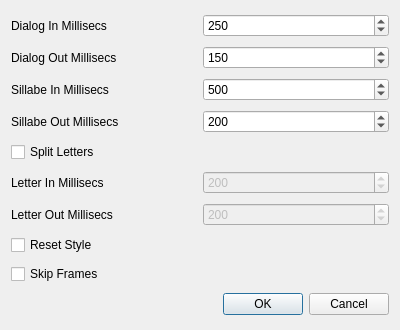
<?xml version="1.0" encoding="UTF-8"?>
<ui version="4.0">
 <class>DEffect</class>
 <widget class="QDialog" name="DEffect">
  <property name="geometry">
   <rect>
    <x>0</x>
    <y>0</y>
    <width>400</width>
    <height>330</height>
   </rect>
  </property>
  <property name="windowTitle">
   <string>Dialog</string>
  </property>
  <layout class="QVBoxLayout" name="verticalLayout">
   <item>
    <layout class="QHBoxLayout" name="horizontalLayout">
     <item>
      <widget class="QLabel" name="label">
       <property name="text">
        <string>Dialog In Millisecs</string>
       </property>
      </widget>
     </item>
     <item>
      <widget class="QSpinBox" name="spinBox">
       <property name="maximum">
        <number>999999</number>
       </property>
       <property name="value">
        <number>250</number>
       </property>
      </widget>
     </item>
    </layout>
   </item>
   <item>
    <layout class="QHBoxLayout" name="horizontalLayout_2">
     <item>
      <widget class="QLabel" name="label_2">
       <property name="text">
        <string>Dialog Out Millisecs</string>
       </property>
      </widget>
     </item>
     <item>
      <widget class="QSpinBox" name="spinBox_2">
       <property name="maximum">
        <number>999999</number>
       </property>
       <property name="value">
        <number>150</number>
       </property>
      </widget>
     </item>
    </layout>
   </item>
   <item>
    <layout class="QHBoxLayout" name="horizontalLayout_3">
     <item>
      <widget class="QLabel" name="label_3">
       <property name="text">
        <string>Sillabe In Millisecs</string>
       </property>
      </widget>
     </item>
     <item>
      <widget class="QSpinBox" name="spinBox_3">
       <property name="maximum">
        <number>99999</number>
       </property>
       <property name="value">
        <number>500</number>
       </property>
      </widget>
     </item>
    </layout>
   </item>
   <item>
    <layout class="QHBoxLayout" name="horizontalLayout_4">
     <item>
      <widget class="QLabel" name="label_4">
       <property name="text">
        <string>Sillabe Out Millisecs</string>
       </property>
      </widget>
     </item>
     <item>
      <widget class="QSpinBox" name="spinBox_4">
       <property name="maximum">
        <number>999999</number>
       </property>
       <property name="value">
        <number>200</number>
       </property>
      </widget>
     </item>
    </layout>
   </item>
   <item>
    <widget class="QCheckBox" name="checkBox">
     <property name="toolTip">
      <string>This will make loading slow, use it only if needed.</string>
     </property>
     <property name="text">
      <string>Split Letters</string>
     </property>
    </widget>
   </item>
   <item>
    <layout class="QHBoxLayout" name="horizontalLayout_5">
     <item>
      <widget class="QLabel" name="label_6">
       <property name="text">
        <string>Letter In Millisecs</string>
       </property>
      </widget>
     </item>
     <item>
      <widget class="QSpinBox" name="spinBox_5">
       <property name="enabled">
        <bool>false</bool>
       </property>
       <property name="maximum">
        <number>999999</number>
       </property>
       <property name="value">
        <number>200</number>
       </property>
      </widget>
     </item>
    </layout>
   </item>
   <item>
    <layout class="QHBoxLayout" name="horizontalLayout_6">
     <item>
      <widget class="QLabel" name="label_5">
       <property name="text">
        <string>Letter Out Millisecs</string>
       </property>
      </widget>
     </item>
     <item>
      <widget class="QSpinBox" name="spinBox_6">
       <property name="enabled">
        <bool>false</bool>
       </property>
       <property name="maximum">
        <number>999999</number>
       </property>
       <property name="value">
        <number>200</number>
       </property>
      </widget>
     </item>
    </layout>
   </item>
   <item>
    <widget class="QCheckBox" name="checkBox_2">
     <property name="toolTip">
      <string>&lt;!DOCTYPE HTML PUBLIC &quot;-//W3C//DTD HTML 4.0//EN&quot; &quot;http://www.w3.org/TR/REC-html40/strict.dtd&quot;&gt;
&lt;html&gt;&lt;head&gt;&lt;meta name=&quot;qrichtext&quot; content=&quot;1&quot; /&gt;&lt;style type=&quot;text/css&quot;&gt;
p, li { white-space: pre-wrap; }
&lt;/style&gt;&lt;/head&gt;&lt;body style=&quot; font-family:'MS Shell Dlg 2'; font-size:7.8pt; font-weight:400; font-style:normal;&quot;&gt;
&lt;p style=&quot; margin-top:0px; margin-bottom:0px; margin-left:0px; margin-right:0px; -qt-block-indent:0; text-indent:0px;&quot;&gt;&lt;span style=&quot; font-size:8pt;&quot;&gt;This can introduce errors on some effects.&lt;/span&gt;&lt;/p&gt;
&lt;p style=&quot; margin-top:0px; margin-bottom:0px; margin-left:0px; margin-right:0px; -qt-block-indent:0; text-indent:0px;&quot;&gt;&lt;span style=&quot; font-size:8pt;&quot;&gt;But can speed up kafx a little, use only if needed.&lt;/span&gt;&lt;/p&gt;&lt;/body&gt;&lt;/html&gt;</string>
     </property>
     <property name="text">
      <string>Reset Style</string>
     </property>
    </widget>
   </item>
   <item>
    <widget class="QCheckBox" name="checkBox_3">
     <property name="toolTip">
      <string>This can introduce errors on some effects using particles, audio and other things similar.
Use with care, only if needed.</string>
     </property>
     <property name="text">
      <string>Skip Frames</string>
     </property>
    </widget>
   </item>
   <item>
    <widget class="QDialogButtonBox" name="buttonBox">
     <property name="orientation">
      <enum>Qt::Horizontal</enum>
     </property>
     <property name="standardButtons">
      <set>QDialogButtonBox::Cancel|QDialogButtonBox::Ok</set>
     </property>
    </widget>
   </item>
  </layout>
 </widget>
 <resources/>
 <connections>
  <connection>
   <sender>checkBox</sender>
   <signal>toggled(bool)</signal>
   <receiver>spinBox_5</receiver>
   <slot>setEnabled(bool)</slot>
   <hints>
    <hint type="sourcelabel">
     <x>59</x>
     <y>141</y>
    </hint>
    <hint type="destinationlabel">
     <x>216</x>
     <y>185</y>
    </hint>
   </hints>
  </connection>
  <connection>
   <sender>checkBox</sender>
   <signal>toggled(bool)</signal>
   <receiver>spinBox_6</receiver>
   <slot>setEnabled(bool)</slot>
   <hints>
    <hint type="sourcelabel">
     <x>40</x>
     <y>150</y>
    </hint>
    <hint type="destinationlabel">
     <x>218</x>
     <y>214</y>
    </hint>
   </hints>
  </connection>
  <connection>
   <sender>buttonBox</sender>
   <signal>accepted()</signal>
   <receiver>DEffect</receiver>
   <slot>accept()</slot>
   <hints>
    <hint type="sourcelabel">
     <x>219</x>
     <y>302</y>
    </hint>
    <hint type="destinationlabel">
     <x>123</x>
     <y>324</y>
    </hint>
   </hints>
  </connection>
  <connection>
   <sender>buttonBox</sender>
   <signal>rejected()</signal>
   <receiver>DEffect</receiver>
   <slot>reject()</slot>
   <hints>
    <hint type="sourcelabel">
     <x>156</x>
     <y>294</y>
    </hint>
    <hint type="destinationlabel">
     <x>301</x>
     <y>324</y>
    </hint>
   </hints>
  </connection>
 </connections>
</ui>
